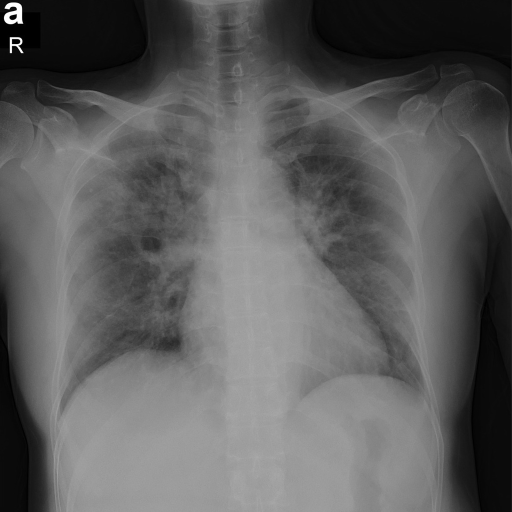
#> input picture 3.2022年学习/FractralDimensionSoftware/COVID-19-c/COVID-19/COVID-19 (2).png, 1024 x 1024 px, found by its file name (shown at 1/2 size)
$ python '4. quad tree implemention1.py'
#> lines starting #> are read from the running program, lines starting #| are printed output that depends on the picture; after the words box and inside, x2 and y2 are one past the last pixel; in counts of white or black regions, pixels touching at a corner belong together; long printed decimals are rounded
import pyqtree
import cv2
import matplotlib.pyplot as plt
import numpy as np

img = cv2.imread(r"C:\Users\Yan\Desktop\COVID-19\COVID-19\COVID-19 (2).png", 0)  # 读取灰度图
#> img is the input picture: shape (1024, 1024); min 0, max 255, mean 93.8
img1 = cv2.imread(r"C:\Users\Yan\Desktop\resize data\COVID-19\COVID-19 (2).png", 0) #读取灰度图
# print(img1)
plt.subplot(2, 2, 1)
plt.imshow(img, "gray")
# plt.subplot(2, 2, 1)
# plt.imshow(img1, "gray")


# 二值化图像
img2 = img.reshape(1, -1)  # 图像变为一个向量
mean_image = np.mean(img2[0])  # 求像素均值
#> mean_image = 93.83
print(mean_image)
#| 93.831
# new_img = (img - mean_image)  # 矩阵减去一个数，就是矩阵中的每一个元素减去这个数，真棒，哈哈
ret, b_img = cv2.threshold(img, mean_image, 255, cv2.THRESH_BINARY)
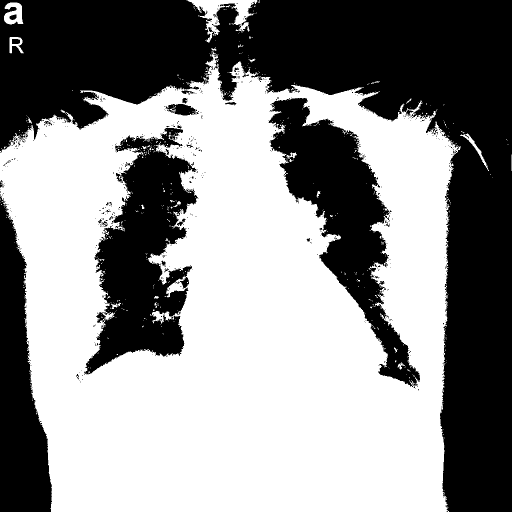
#> b_img: shape (1024, 1024) (shown at 1/2 size); 55.3% white; 551 black regions (520 under 20 px), largest, box (x1, y1, x2, y2) and area: (0, 0, 1024, 1024) 310847, (168, 256, 396, 750) 57920, (537, 196, 840, 776) 56211
#> ret = 93
#| (1024, 1024)
plt.subplot(222)
plt.imshow(b_img, "gray")


# Definition for a QuadTree node.
class Node:
    def __init__(self, val, isLeaf, topLeft, topRight, bottomLeft, bottomRight):
        self.val = val
        self.isLeaf = isLeaf
        self.topLeft = topLeft
        self.topRight = topRight
        self.bottomLeft = bottomLeft
        self.bottomRight = bottomRight


class Solution:
    def construct(self, grid):
        """
        :type grid: List[List[int]]
        :rtype: Node
        """
        isLeaf = self.isQuadTree(grid)
        _len = len(grid)
        if isLeaf == None:
            mid = _len // 2
            topLeftGrid = [[grid[i][j] for j in range(mid)] for i in range(mid)]
            topRightGrid = [[grid[i][j] for j in range(mid, _len)] for i in range(mid)]
            bottomLeftGrid = [[grid[i][j] for j in range(mid)] for i in range(mid, _len)]
            bottomRightGrid = [[grid[i][j] for j in range(mid, _len)] for i in range(mid, _len)]
            node = Node(True, False, self.construct(topLeftGrid), self.construct(topRightGrid),
                        self.construct(bottomLeftGrid), self.construct(bottomRightGrid))
        elif isLeaf == False:
            node = Node(False, True, None, None, None, None)
        else:
            node = Node(True, True, None, None, None, None)
        return node

    def isQuadTree(self, grid):
        _len = len(grid)
        _sum = 0
        for i in range(_len):
            _sum += sum(grid[i])
        if _sum == _len ** 2:
            return True
        elif _sum == 0:
            return False
        else:
            return None

if __name__ == '__main__':
    print(img1.shape)
    a = [[1, 1, 1, 1, 0, 0, 0, 0],
         [1, 1, 1, 1, 0, 0, 0, 0],
         [1, 1, 1, 1, 1, 1, 1, 1],
         [1, 1, 1, 1, 1, 1, 1, 1],
         [1, 1, 1, 1, 0, 0, 0, 0],
         [1, 1, 1, 1, 0, 0, 0, 0],
         [1, 1, 1, 1, 0, 0, 0, 0],
         [1, 1, 1, 1, 0, 0, 0, 0]]
    s = Solution()
    node = s.construct(a)

    print(node)
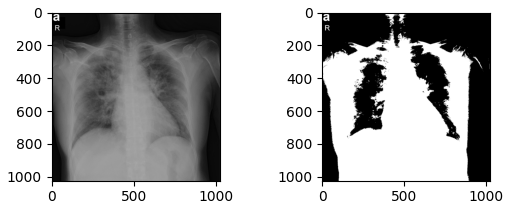
#> figure drawn by matplotlib, 2 panels

$ run again, with 3.2022年学习/FractralDimensionSoftware/COVID-19-c/COVID-19/COVID-19 (10).png copied over 3.2022年学习/FractralDimensionSoftware/COVID-19-c/COVID-19/COVID-19 (2).png
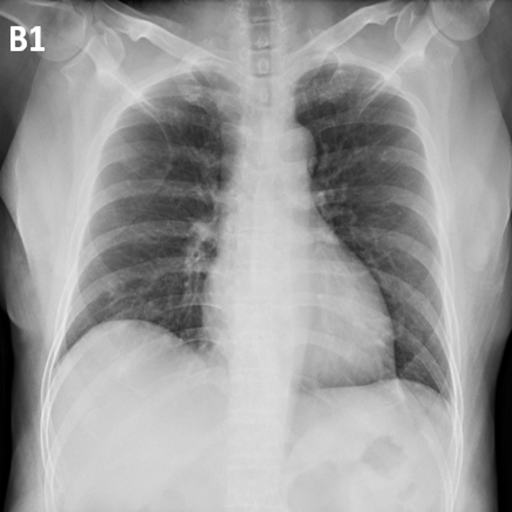
#> input picture 3.2022年学习/FractralDimensionSoftware/COVID-19-c/COVID-19/COVID-19 (10).png, 1024 x 1024 px, found by its file name (shown at 1/2 size)
#> img is the input picture: shape (1024, 1024); min 0, max 255, mean 155.1
#> mean_image = 155.1
#| 155.073
#> `ret, b_img = cv2.threshold(img, mean_image, 255, cv2.THRESH_BINARY)`:
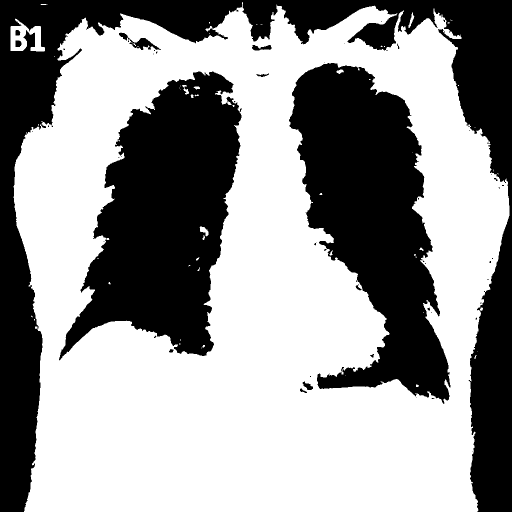
#> b_img: shape (1024, 1024) (shown at 1/2 size); 59.2% white; 57 black regions (41 under 20 px), largest, box (x1, y1, x2, y2) and area: (0, 0, 1024, 1024) 186296, (118, 143, 483, 721) 120068, (578, 126, 901, 808) 119646
#> ret = 155
#| (1024, 1024)
#> `print(node)`:
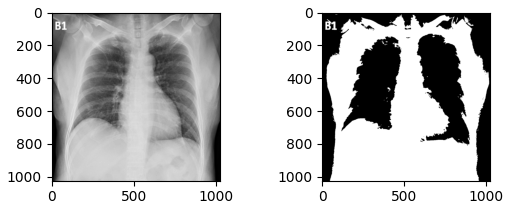
#> figure drawn by matplotlib, 2 panels

$ run again, with 3.2022年学习/FractralDimensionSoftware/COVID-19-c/COVID-19/COVID-19 (101).png copied over 3.2022年学习/FractralDimensionSoftware/COVID-19-c/COVID-19/COVID-19 (2).png
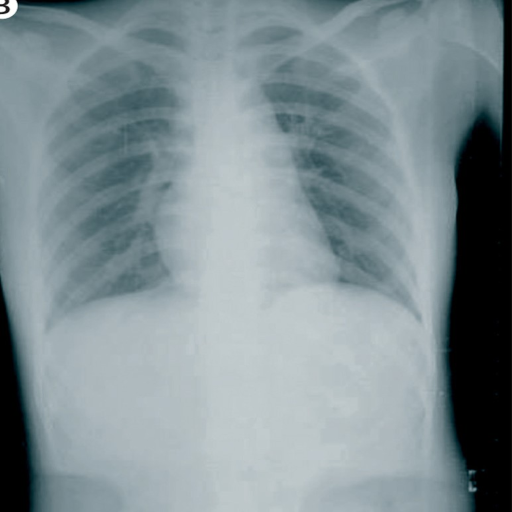
#> input picture 3.2022年学习/FractralDimensionSoftware/COVID-19-c/COVID-19/COVID-19 (101).png, 1024 x 1024 px, found by its file name (shown at 1/2 size)
#> mean_image = 138.4
#| 138.379
#> `ret, b_img = cv2.threshold(img, mean_image, 255, cv2.THRESH_BINARY)`:
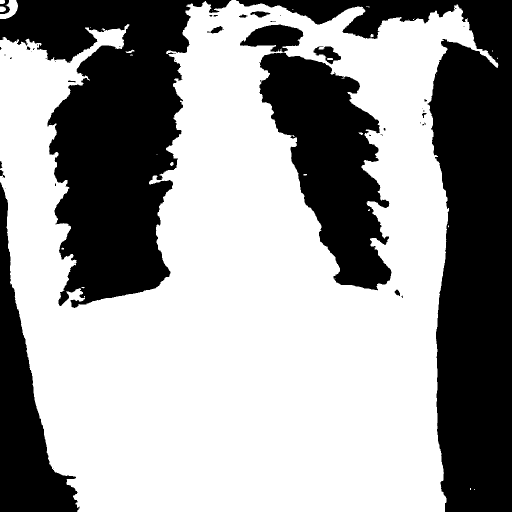
#> b_img: shape (1024, 1024) (shown at 1/2 size); 61.1% white; 46 black regions (29 under 20 px), largest, box (x1, y1, x2, y2) and area: (472, 0, 1024, 1024) 157652, (0, 0, 463, 616) 137997, (519, 105, 783, 581) 66365
#> ret = 138
#| (1024, 1024)
#> `print(node)`:
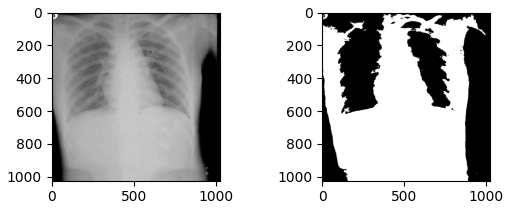
#> figure drawn by matplotlib, 2 panels
